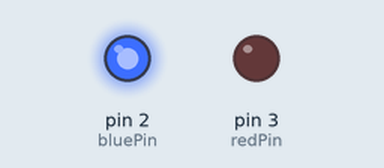
Bench run of a sketch on a simulated Arduino Uno, built with avr-gcc and run on an emulated ATmega328P. Parts: output pins drawn as LEDs (lit = HIGH).

Above: at 0.3 s.
At 7.8 s:
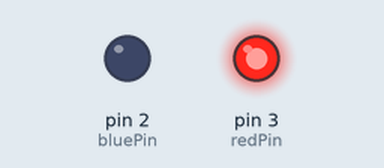
At 14.6 s:
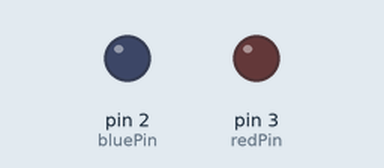
Timing chart, 0 to 15.6 s (numbered marks = the images above):
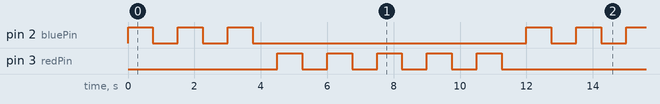

The sketch:

blink-for-loop.ino
```cpp
int redPin = 3;
int bluePin = 2;
int delayTime = 750;

void setup() {
  // put your setup code here, to run once:
  pinMode(redPin, OUTPUT);
  pinMode(bluePin, OUTPUT);
}

void loop() {
  // put your main code here, to run repeatedly:
  for(int i = 0; i < 3; i++)
  {
    digitalWrite(bluePin, HIGH);
    delay(delayTime);
    digitalWrite(bluePin, LOW);
    delay(delayTime);
  }

  for(int i = 0; i < 5; i++)
  {
    digitalWrite(redPin, HIGH);
    delay(delayTime);
    digitalWrite(redPin, LOW);
    delay(delayTime);
  }
}
```

Measured:
- by itself, pin 2 (bluePin): repeats every 12.0 s: 2 × (LOW 0.75 s, HIGH 0.75 s), LOW 8.3 s, HIGH 0.75 s
- by itself, pin 3 (redPin): repeats every 12.0 s: 4 × (LOW 0.75 s, HIGH 0.75 s), LOW 5.3 s, HIGH 0.75 s
- by itself, everything shown: repeats every 12.0 s, in 16 steps
